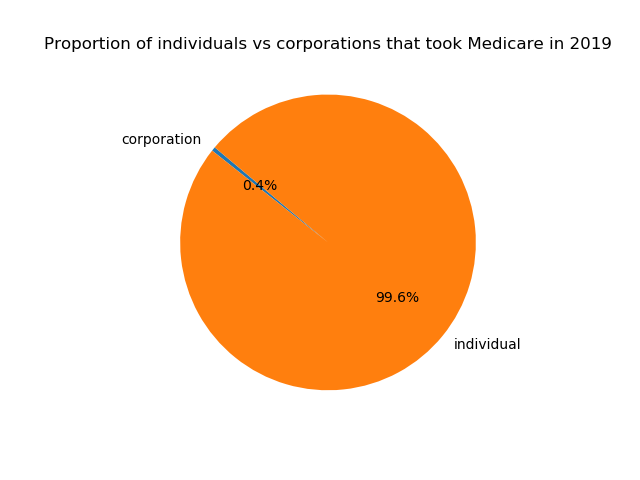

Reproduce this figure in Python.
'''
Visualizing the proportion of gender that take Medicare
'''
 
import matplotlib.pyplot as plt
import pandas as pd
 
df = pd.read_csv('corporation_vs_individual.csv')
 
x = list(df.iloc[:, 0])
y = list(df.iloc[:, 1])
 
colors = ["#1f77b4", "#ff7f0e"]
explode = (0, 0)
plt.pie(y, labels=x, explode=explode, colors=colors,
autopct='%1.1f%%', startangle=140)
plt.title("Proportion of individuals vs corporations that took Medicare in 2019")
 
plt.show()
